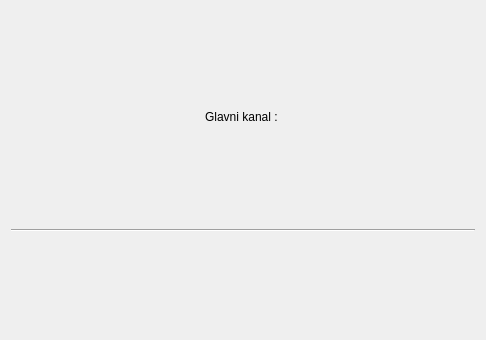
<?xml version="1.0" encoding="UTF-8"?>
<ui version="4.0">
 <class>Form</class>
 <widget class="QWidget" name="Form">
  <property name="geometry">
   <rect>
    <x>0</x>
    <y>0</y>
    <width>486</width>
    <height>340</height>
   </rect>
  </property>
  <property name="windowTitle">
   <string>Title</string>
  </property>
  <layout class="QHBoxLayout" name="horizontalLayout">
   <item>
    <layout class="QVBoxLayout" name="verticalLayout_2">
     <item>
      <widget class="QLabel" name="label">
       <property name="sizePolicy">
        <sizepolicy hsizetype="Preferred" vsizetype="Minimum">
         <horstretch>0</horstretch>
         <verstretch>0</verstretch>
        </sizepolicy>
       </property>
       <property name="maximumSize">
        <size>
         <width>16777215</width>
         <height>20</height>
        </size>
       </property>
       <property name="text">
        <string>Glavni kanal : </string>
       </property>
       <property name="alignment">
        <set>Qt::AlignCenter</set>
       </property>
       <property name="wordWrap">
        <bool>true</bool>
       </property>
      </widget>
     </item>
     <item>
      <widget class="Line" name="line_2">
       <property name="orientation">
        <enum>Qt::Horizontal</enum>
       </property>
      </widget>
     </item>
     <item>
      <layout class="QVBoxLayout" name="graphLayout"/>
     </item>
    </layout>
   </item>
  </layout>
 </widget>
 <resources/>
 <connections/>
</ui>
